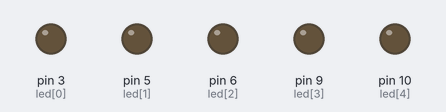
Bench run of a sketch on a simulated Arduino Uno, built with avr-gcc and run on an emulated ATmega328P. On the bench: output pins drawn as LEDs (lit = HIGH).

Above: at 0.05 s.
At 0.7 s:
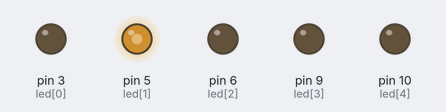
At 1.4 s:
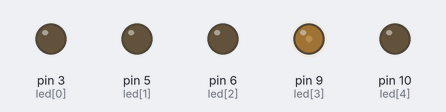
At 2.75 s:
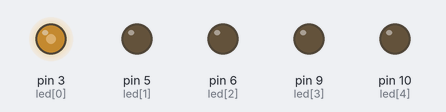
At 4.1 s:
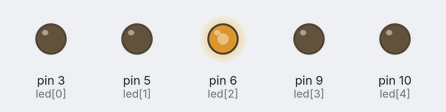
At 5.5 s:
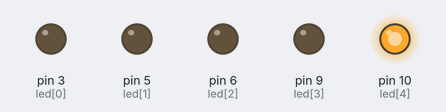
Timing chart, 0 to 7.2 s (numbered marks = the images above):
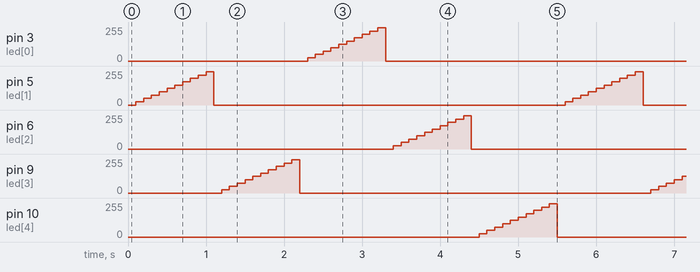

Measured:
- by itself, pin 3 (led[0]), pin 5 (led[1]), pin 6 (led[2]), pin 9 (led[3]), pin 10 (led[4]): repeats every 5.5 s: 50/255 0.10 s, 75/255 0.10 s, 100/255 0.10 s, 125/255 0.10 s, 150/255 0.10 s, 175/255 0.10 s, 200/255 0.10 s, 225/255 0.10 s, 250/255 0.10 s, 0/255 4.5 s, 25/255 0.10 s

The sketch:

brightness_control04.ino
```cpp
const unsigned int led[] = {3,5,6,9,10};

void setup() {
  // put your setup code here, to run once:
}

void loop() {
  // put your main code here, to run repeatedly:
  for (int i=0; i<=4; i++) {
    if (i%2 != 0) {
      for (int j=0; j<=255; j+=25) {
        analogWrite(led[i], j);
        delay(100);
        if (j >= 250) {
          analogWrite(led[i], 0);
        }
      }
    }
  }

  for (int i=0; i<=4; i++) {
    if (i%2 == 0) {
      for (int j=0; j<=255; j+=25) {
        analogWrite(led[i], j);
        delay(100);
        if (j >= 250) {
          analogWrite(led[i], 0);
        }
      }
    }
  }
}

// for (int i=0; i<4; i++) {
//     if ( (i+k)%2 == 0 ) {
//       for (int j=0; j<=255; j++) {
//         analogWrite(led[i], j);
//         delay(4);
//       }
//       analogWrite(led[i], 0);
//     }
//   }
//   if (k == 0) {
//     k = 1;
//   }
//   else if (k == 1) {
//     k = 0;
//   }
```
